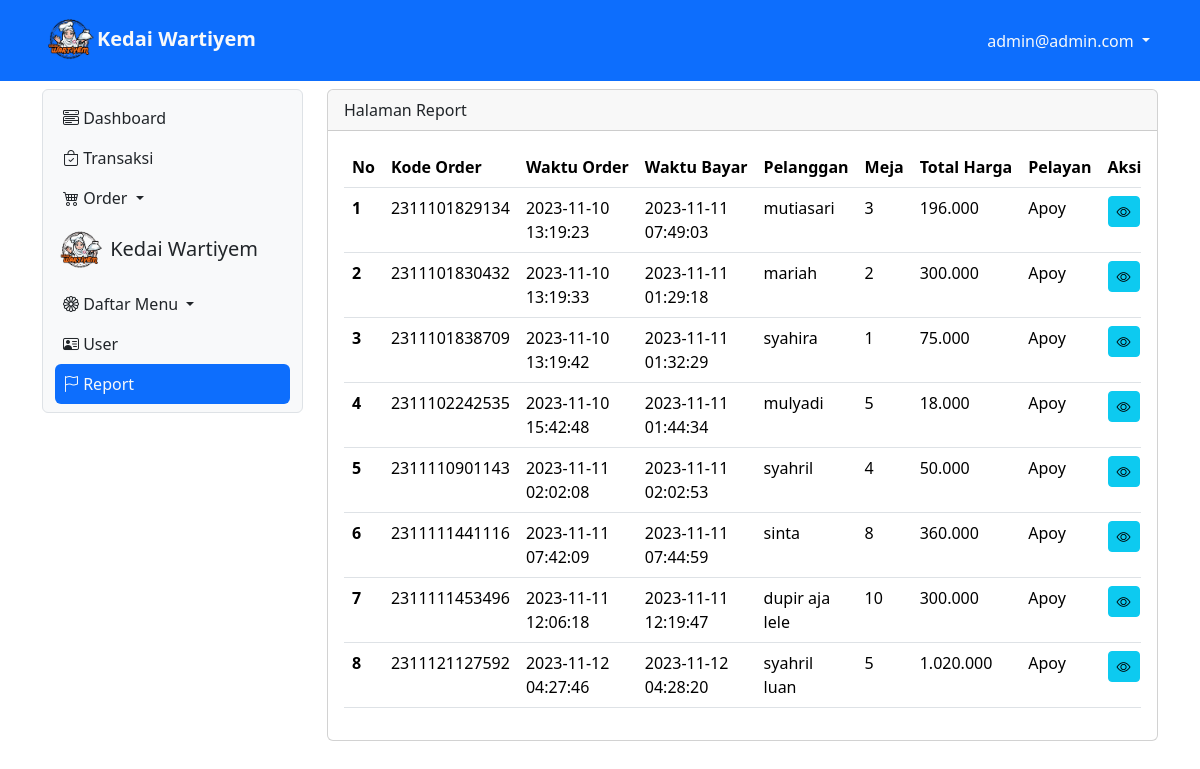
The page /app/report (signed in) on the database its author committed.
### tables this page shows
CREATE TABLE `tb_order` (
  `id_order` bigint(20) NOT NULL DEFAULT 0,
  `pelanggan` varchar(200) DEFAULT NULL,
  `meja` int(11) DEFAULT NULL,
  `pelayan` int(11) DEFAULT NULL,
  `waktu_order` timestamp NULL DEFAULT current_timestamp() ON UPDATE current_timestamp()
);

CREATE TABLE `tb_bayar` (
  `id_bayar` bigint(20) NOT NULL,
  `nominal_bayar` bigint(20) DEFAULT NULL,
  `total_bayar` bigint(20) DEFAULT NULL,
  `waktu_bayar` timestamp NULL DEFAULT current_timestamp() ON UPDATE current_timestamp()
);

CREATE TABLE `tb_user` (
  `id` int(11) NOT NULL,
  `Nama` varchar(200) DEFAULT NULL,
  `username` varchar(200) DEFAULT NULL,
  `password` varchar(200) DEFAULT NULL,
  `level` int(11) DEFAULT NULL,
  `No_Hp` varchar(15) DEFAULT NULL,
  `alamat` varchar(300) DEFAULT NULL
);

### app/Report.php (the view, shortened to what this page needs)
<?php
include "../proses/connect.php";
$query = mysqli_query($conn, "SELECT tb_order.*,tb_bayar.*,nama, SUM(harga*jumlah) AS harganya FROM tb_order
    LEFT JOIN tb_user ON tb_user.id = tb_order.pelayan
    LEFT JOIN tb_list_order ON tb_list_order.kode_order = tb_order.id_order
    LEFT JOIN tb_daftar_menu ON tb_daftar_menu.id = tb_list_order.menu
    JOIN tb_bayar ON tb_bayar.id_bayar = tb_order.id_order
    GROUP BY id_order ORDER BY waktu_order ASC");
while ($record = mysqli_fetch_array($query)) {
    $result[] = $record;
}
?>
<div class="col-lg-9 mt-2">
    <div class="card">
        <div class="card-header">
            Halaman Report
        </div>
        <div class="card-body">
        <?php
        if (empty($result)) {
            echo "Data menu makanan atau minuman tidak ada";
        } else {
                ?>
            <div class="table-responsive">
                <table class="table table-hover">
                    <thead>
                        <tr class="text-nowrap">
                            <th scope="col">No</th>
                            <th scope="col">Kode Order</th>
                            <th scope="col">Waktu Order</th>
                            <th scope="col">Waktu Bayar</th>
                            <th scope="col">Pelanggan</th>
                            <th scope="col">Meja</th>
                            <th scope="col">Total Harga</th>
                            <th scope="col">Pelayan</th>
                            <th scope="col">Aksi</th>
                        </tr>
                    </thead>
                    <tbody>
                        <?php
                        $no = 1;
                        foreach ($result as $row) {
                        ?>
                            <tr>
                                <th scope="row"><?php echo $no++ ?></th>
                                <td>
                                    <?php echo $row['id_order'] ?>
                                </td>
                                <td>
                                    <?php echo $row['waktu_order'] ?>
                                </td>
                                <td>
                                    <?php echo $row['waktu_bayar'] ?>
                                </td>
                                </div>
                                <td>
                                    <?php echo $row['pelanggan'] ?>
                                </td>
                                <td>
                                    <?php echo $row['meja'] ?>
                                </td>
                                <td>
                                    <?php echo number_format((int)$row['harganya'],0,',','.') ?>
                                </td>
                                <td>
                                    <?php echo $row['nama'] ?>
                                </td>
            <td>
                <div class="d-flex">
                    <a class="btn btn-info btn-sm me-1" href="./?x=orderitem&order=<?php echo $row['id_order'] . "&meja=" . $row['meja'] . "&pelanggan=" . $row['pelanggan'] ?>"><i class="bi bi-eye"></i></a>
                </div>
            </td>
            </tr>
        <?php
                        }
        ?>
<?php
        }
?>

### rows shown on the page
tb_order: id_order "2311101829134", waktu_order "2023-11-10 13:19:23", tb_bayar.waktu_bayar "2023-11-11 07:49:03", pelanggan "mutiasari", meja "3", harganya "196.000", pelayan.Nama "Apoy"
tb_order: id_order "2311101830432", waktu_order "2023-11-10 13:19:33", tb_bayar.waktu_bayar "2023-11-11 01:29:18", pelanggan "mariah", meja "2", harganya "300.000", pelayan.Nama "Apoy"
tb_order: id_order "2311101838709", waktu_order "2023-11-10 13:19:42", tb_bayar.waktu_bayar "2023-11-11 01:32:29", pelanggan "syahira", meja "1", harganya "75.000", pelayan.Nama "Apoy"
tb_order: id_order "2311102242535", waktu_order "2023-11-10 15:42:48", tb_bayar.waktu_bayar "2023-11-11 01:44:34", pelanggan "mulyadi", meja "5", harganya "18.000", pelayan.Nama "Apoy"
tb_order: id_order "2311110901143", waktu_order "2023-11-11 02:02:08", tb_bayar.waktu_bayar "2023-11-11 02:02:53", pelanggan "syahril", meja "4", harganya "50.000", pelayan.Nama "Apoy"
tb_order: id_order "2311111441116", waktu_order "2023-11-11 07:42:09", tb_bayar.waktu_bayar "2023-11-11 07:44:59", pelanggan "sinta", meja "8", harganya "360.000", pelayan.Nama "Apoy"
tb_order: id_order "2311111453496", waktu_order "2023-11-11 12:06:18", tb_bayar.waktu_bayar "2023-11-11 12:19:47", pelanggan "dupir aja lele", meja "10", harganya "300.000", pelayan.Nama "Apoy"
tb_order: id_order "2311121127592", waktu_order "2023-11-12 04:27:46", tb_bayar.waktu_bayar "2023-11-12 04:28:20", pelanggan "syahril luan", meja "5", harganya "1.020.000", pelayan.Nama "Apoy"

### other values the page prints
$_SESSION['username_kedai'] "admin@admin.com"
